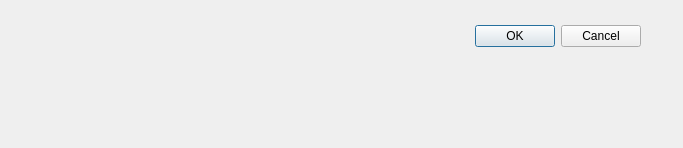
<?xml version="1.0" encoding="UTF-8"?>
<ui version="4.0">
 <class>Dialog</class>
 <widget class="QDialog" name="Dialog">
  <property name="geometry">
   <rect>
    <x>0</x>
    <y>0</y>
    <width>683</width>
    <height>148</height>
   </rect>
  </property>
  <property name="windowTitle">
   <string>Dialog</string>
  </property>
  <widget class="QDialogButtonBox" name="buttonBox">
   <property name="geometry">
    <rect>
     <x>20</x>
     <y>20</y>
     <width>621</width>
     <height>32</height>
    </rect>
   </property>
   <property name="orientation">
    <enum>Qt::Horizontal</enum>
   </property>
   <property name="standardButtons">
    <set>QDialogButtonBox::Cancel|QDialogButtonBox::Ok</set>
   </property>
  </widget>
 </widget>
 <resources/>
 <connections>
  <connection>
   <sender>buttonBox</sender>
   <signal>accepted()</signal>
   <receiver>Dialog</receiver>
   <slot>accept()</slot>
   <hints>
    <hint type="sourcelabel">
     <x>248</x>
     <y>254</y>
    </hint>
    <hint type="destinationlabel">
     <x>157</x>
     <y>274</y>
    </hint>
   </hints>
  </connection>
  <connection>
   <sender>buttonBox</sender>
   <signal>rejected()</signal>
   <receiver>Dialog</receiver>
   <slot>reject()</slot>
   <hints>
    <hint type="sourcelabel">
     <x>316</x>
     <y>260</y>
    </hint>
    <hint type="destinationlabel">
     <x>286</x>
     <y>274</y>
    </hint>
   </hints>
  </connection>
 </connections>
</ui>
